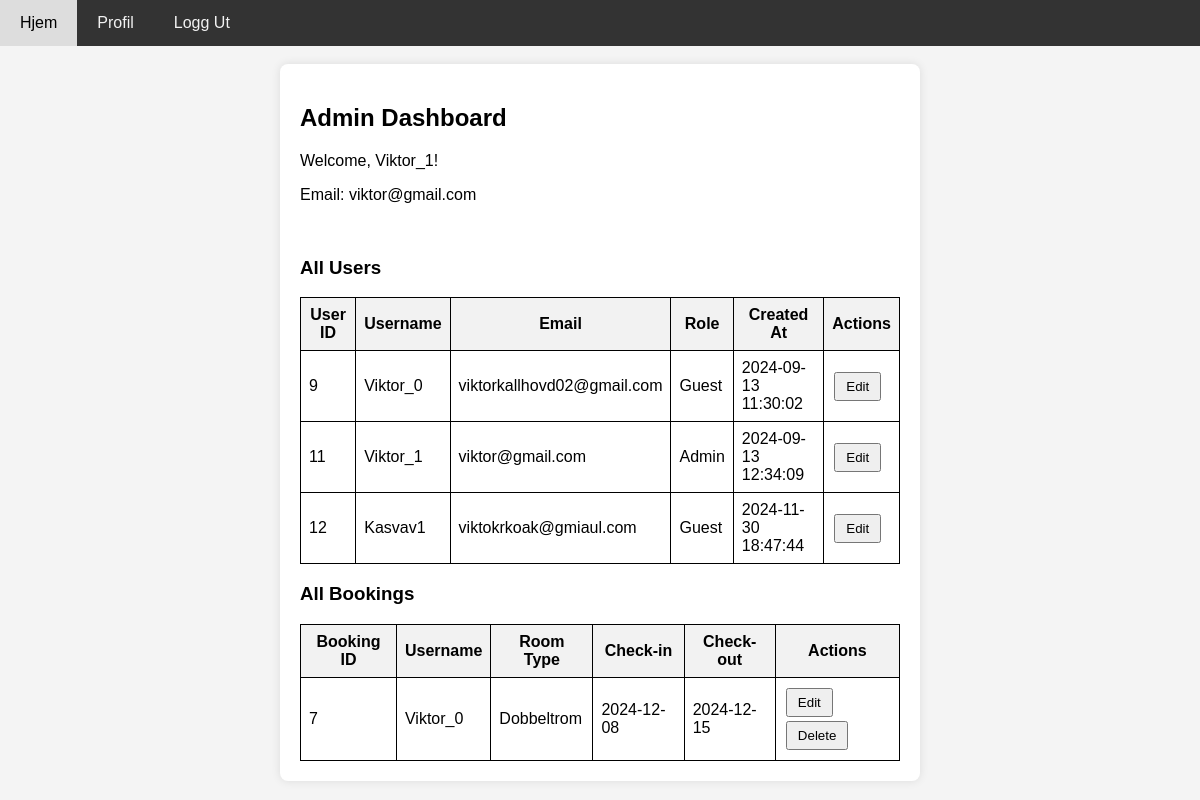
Before: /profile.php (signed in) with the older database file.
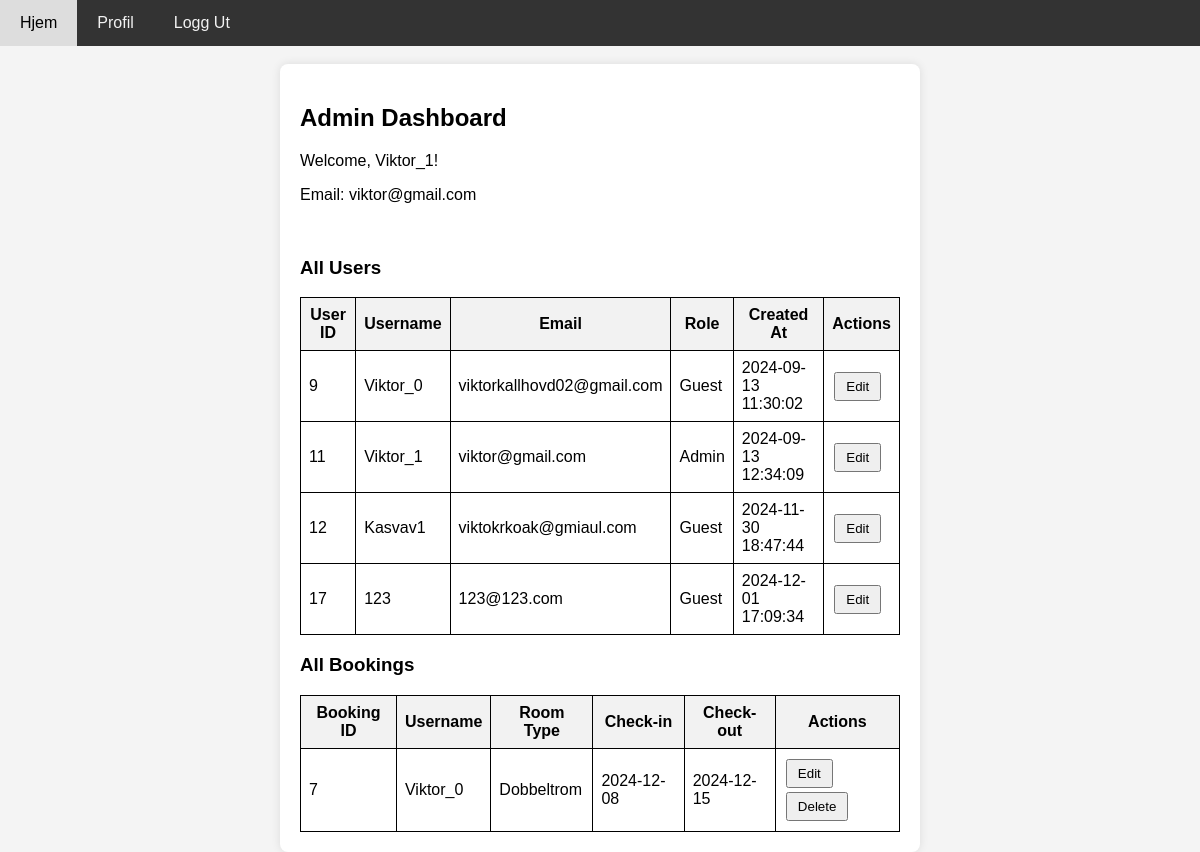
After: the same page with the newer database file.
### tables this page shows
CREATE TABLE `users` (
  `user_id` int(11) NOT NULL,
  `username` varchar(255) NOT NULL,
  `password` varchar(255) NOT NULL,
  `email` varchar(255) NOT NULL,
  `role` tinyint(1) NOT NULL COMMENT 'boolean 0 = gjest, 1 = admin',
  `created_at` timestamp NULL DEFAULT current_timestamp(),
  `failed_attempts` int(11) DEFAULT 0,
  `lockout_until` datetime DEFAULT NULL,
  `last_failed_attempt` datetime DEFAULT NULL
);

CREATE TABLE `bookings` (
  `booking_id` int(11) NOT NULL,
  `user_id` int(11) NOT NULL,
  `room_id` int(11) NOT NULL,
  `check_in` date NOT NULL,
  `check_out` date NOT NULL,
  `adults` int(11) NOT NULL,
  `children` int(11) NOT NULL,
  `total_price` decimal(10,2) NOT NULL DEFAULT 0.00,
  `created_at` timestamp NOT NULL DEFAULT current_timestamp() ON UPDATE current_timestamp()
);

CREATE TABLE `room_types` (
  `room_type_id` int(11) NOT NULL,
  `type_name` varchar(255) NOT NULL,
  `description` text NOT NULL,
  `max_adults` int(11) NOT NULL,
  `max_children` int(11) NOT NULL,
  `price` int(11) NOT NULL
);

### Components/functions/user_functions.php (called while the page is built, shortened)
<?php
class User {
    protected $user_id;
    protected $username;
    protected $email;
    protected $conn;
    public function __construct($user_id, $conn) {
        $this->user_id = $user_id;
        $this->conn = $conn;
        $this->loadUserData();
    }
    protected function loadUserData() {
        $sql = "SELECT user_id, username, email, role, created_at FROM users WHERE user_id = ?";
        $stmt = $this->conn->prepare($sql);
        $stmt->bind_param("i", $this->user_id);
        $stmt->execute();
        $result = $stmt->get_result()->fetch_assoc();
        if ($result) {
            $this->username = $result['username'];
            $this->email = $result['email'];
        }
    }
    public function getUsername() {
        return $this->username;
    }
    public function getEmail() {
        return $this->email;
    }
}
class Admin extends User {
    public function getAllUsers() {
        $sql = "SELECT user_id, username, email, role, created_at FROM users";
        $result = $this->conn->query($sql);
        if ($result->num_rows > 0) {
            return $result->fetch_all(MYSQLI_ASSOC);
        } else {
            return [];
        }
    }
}
?>

### public/profiles/admin_dashboard.php (the view, shortened to what this page needs)
<?php
$allUsers = $userProfile->getAllUsers();
$edit_user_id = isset($_POST['edit_user_id']) ? $_POST['edit_user_id'] : null;
function getAllBookings($limit, $offset)
{
    global $conn;
    $sql = "SELECT bookings.booking_id, bookings.check_in, bookings.check_out,
                   users.username, room_types.type_name AS room_type
            FROM bookings
            JOIN rooms ON bookings.room_id = rooms.room_id
            JOIN room_types ON rooms.room_type_id = room_types.room_type_id
            JOIN users ON bookings.user_id = users.user_id
            LIMIT ? OFFSET ?";
    $stmt = $conn->prepare($sql);
    $stmt->bind_param("ii", $limit, $offset);
    if (!$stmt->execute()) {
        die("Execution error: " . $stmt->error);
    }
    $result = $stmt->get_result();
    return $result && $result->num_rows > 0 ? $result->fetch_all(MYSQLI_ASSOC) : [];
}
$limit = 10;
$offset = 0;
$allBookings = getAllBookings($limit, $offset);
?>
<html lang="en">
<head>
    <link rel="stylesheet" href="../css/admin.css">
</head>
<body>
    <div>
        <div>
            <h2>Admin Dashboard</h2>
            <p>Welcome, <?php echo htmlspecialchars($userProfile->getUsername()); ?>!</p>
            <p>Email: <?php echo htmlspecialchars($userProfile->getEmail()); ?></p>
            <br>
            <h3>All Users</h3>
            <table>
                <thead>
                    <tr>
                        <th>User ID</th>
                        <th>Username</th>
                        <th>Email</th>
                        <th>Role</th>
                        <th>Created At</th>
                        <th>Actions</th>
                    </tr>
                </thead>
                <tbody>
                    <?php foreach ($allUsers as $user): ?>
                        <?php if ($edit_user_id == $user['user_id']): ?>
                            <tr>
                                <form action="" method="post">
                                    <td><?php echo htmlspecialchars($user['user_id']); ?></td>
                                    <td><input type="text" name="username" value="<?php echo htmlspecialchars($user['username']); ?>"></td>
                                    <td><?php echo htmlspecialchars($user['email']); ?></td>
                                    <td>
                                        <select name="role">
                                            <option value="1" <?php echo $user['role'] == 1 ? 'selected' : ''; ?>>Admin</option>
                                            <option value="0" <?php echo $user['role'] == 0 ? 'selected' : ''; ?>>Guest</option>
                                        </select>
                                    </td>
                                    <td><?php echo htmlspecialchars($user['created_at']); ?></td>
                                    <td>
                                        <input type="hidden" name="user_id" value="<?php echo htmlspecialchars($user['user_id']); ?>">
                                        <button type="submit">Save</button>
                                        <button type="submit" name="cancel" value="1">Cancel</button>
                                    </td>
                                </form>
                            </tr>
                        <?php else: ?>
                            <tr>
                                <td><?php echo htmlspecialchars($user['user_id']); ?></td>
                                <td><?php echo htmlspecialchars($user['username']); ?></td>
                                <td><?php echo htmlspecialchars($user['email']); ?></td>
                                <td><?php echo $user['role'] == 1 ? 'Admin' : 'Guest'; ?></td>
                                <td><?php echo htmlspecialchars($user['created_at']); ?></td>
                                <td>
                                    <form action="" method="post">
                                        <button type="submit">Edit</button>
                                    </form>
                                </td>
                            </tr>
                        <?php endif; ?>
                    <?php endforeach; ?>
                </tbody>
            </table>
            <h3>All Bookings</h3>
            <table>
                <thead>
                    <tr>
                        <th>Booking ID</th>
                        <th>Username</th>
                        <th>Room Type</th>
                        <th>Check-in</th>
                        <th>Check-out</th>
                        <th>Actions</th>
                    </tr>
                </thead>
                <tbody>
                    <?php if (!empty($allBookings)): ?>
                        <?php foreach ($allBookings as $booking): ?>
                            <?php if (isset($_POST['edit_booking_id']) && $_POST['edit_booking_id'] == $booking['booking_id']): ?>
                                <tr>
                                    <form action="" method="post">
                                        <td><?php echo htmlspecialchars($booking['booking_id']); ?></td>
                                        <td><?php echo htmlspecialchars($booking['username']); ?></td>
                                        <td>
                                            <select name="room_type">
                                                <?php
                                                $roomTypes = getRoomTypes();
                                                foreach ($roomTypes as $roomType) {
                                                    $selected = $booking['room_type'] === $roomType['type_name'] ? 'selected' : '';
                                                    echo "<option value='{$roomType['type_name']}' $selected>{$roomType['type_name']}</option>";
                                                }
                                                ?>
                                            </select>
                                        </td>
                                        <td><input type="date" name="check_in" value="<?php echo htmlspecialchars($booking['check_in']); ?>"></td>
                                        <td><input type="date" name="check_out" value="<?php echo htmlspecialchars($booking['check_out']); ?>"></td>
                                        <td>
                                            <input type="hidden" name="booking_id" value="<?php echo htmlspecialchars($booking['booking_id']); ?>">
                                            <button type="submit" name="save_booking">Save</button>
                                            <button type="submit" name="cancel_edit" value="1">Cancel</button>
                                        </td>
                                    </form>
                                </tr>
                            <?php else: ?>
                                <tr>
                                    <td><?php echo htmlspecialchars($booking['booking_id']); ?></td>
                                    <td><?php echo htmlspecialchars($booking['username']); ?></td>
                                    <td><?php echo htmlspecialchars($booking['room_type']); ?></td>
                                    <td><?php echo htmlspecialchars($booking['check_in']); ?></td>
                                    <td><?php echo htmlspecialchars($booking['check_out']); ?></td>
                                    <td>
                                        <form action="" method="post" style="display:inline-block;">
                                            <button type="submit">Edit</button>
                                        </form>
                                        <form action="" method="post" style="display:inline-block;">
                                            <button type="submit">Delete</button>
                                        </form>
                                    </td>
                                </tr>
                            <?php endif; ?>
                        <?php endforeach; ?>
                    <?php else: ?>
                        <tr>
                            <td colspan="6">No bookings found.</td>
                        </tr>
                    <?php endif; ?>
                </tbody>
            </table>
        </div>
    </div>
</body>
</html>

### Components/header.php (shortened to what this page needs)
<!DOCTYPE html>
<html>
<head>
    <link rel="stylesheet" href="../css/navbar.css">
</head>
<body>
    <div class="navbar">
        <a href="index.php">Hjem</a>
        <?php if (!isset($_SESSION['user_id'])): ?>
            <a href="register.php">Registrer Bruker</a>
            <a href="login.php">Logg Inn</a>
        <?php else: ?>
            <a href="profile.php">Profil</a>
        <?php endif; ?>
        <?php if (isset($_SESSION['user_id'])): ?>
            <form class="navbar" id="logout-form" action="../logout.php" method="POST" style="display:inline;">
                <a href="../logout.php" type="submit" id="logout">Logg Ut</a>
            </form>
        <?php endif; ?>
    </div>
    <br>
</body>
</html>

### public/profile.php (shortened to what this page needs)
<?php
include '../db_connect.php';
include '../Components/header.php';
include '../Components/functions/user_functions.php';
$userProfile = null;
if (isset($_SESSION['user_id'])) {
    $user_id = $_SESSION['user_id'];
    $userProfile = new User($user_id, $conn);
    $userRole = $userProfile->getRole();
    if ($userRole === 1) {
        $userProfile = new Admin($user_id, $conn);
    } elseif ($userRole === 0) {
        $userProfile = new Guest($user_id, $conn);
    } else {
        header('Location: login.php');
        exit();
    }
}
$isAdmin = $userProfile instanceof Admin;
?>
<div class="container">
    <div class="profile">
        <?php
        if ($isAdmin) {
            include "profiles/admin_dashboard.php";
        } else {
            include "profiles/guest_profile.php";
            exit();
        }
        ?>
    </div>
</div>

### css/navbar.css (style rules this page uses)
body { font-family: Arial, sans-serif; background-color: #f4f4f4; margin: 0; padding: 0; }
.navbar { background-color: #333; overflow: hidden; }
.navbar a { float: left; display: block; color: #f2f2f2; text-align: center; padding: 14px 20px; text-decoration: none; }
.container { padding: 20px; max-width: 600px; margin: auto; padding: auto; background-color: #fff; border-radius: 8px; box-shadow: 0 0 10px rgba(0, 0, 0, 0.1); }

### css/admin.css (style rules this page uses)
table { width: 100%; border-collapse: collapse; }
table, th, td { border: 1px solid black; padding: 8px; }
th { background-color: #f2f2f2; }
button { padding: 5px 10px; margin: 2px; }

Changed rows visible on the page:
added users: user_id "17", username "123", email "123@123.com", role "Guest", created_at "2024-12-01 17:09:34"
